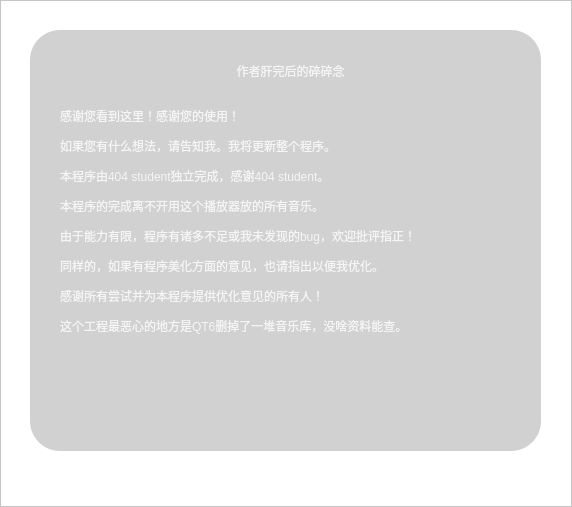
<?xml version="1.0" encoding="UTF-8"?>
<ui version="4.0">
 <class>cvideo</class>
 <widget class="QDialog" name="cvideo">
  <property name="geometry">
   <rect>
    <x>0</x>
    <y>0</y>
    <width>572</width>
    <height>507</height>
   </rect>
  </property>
  <property name="minimumSize">
   <size>
    <width>572</width>
    <height>507</height>
   </size>
  </property>
  <property name="maximumSize">
   <size>
    <width>572</width>
    <height>507</height>
   </size>
  </property>
  <property name="windowTitle">
   <string>Dialog</string>
  </property>
  <property name="styleSheet">
   <string notr="true">*{
	
	background-color: rgb(255, 255, 255);
}

QFrame#frame{
	border-image: url(:/res/goodBKG2.jpg);
}

#frame_2{
	border-radius: 30px;
	background-color: rgba(158, 158, 158, 120);
}

#frame_3{
	border-radius: 30px;
	background-color: rgba(158, 158, 158, 120);
}

#frame_4{
	border-radius: 30px;
	background-color: rgba(158, 158, 158, 120);
}

QLabel{
	background: transparent;
	color: rgba(255, 255, 255, 200);
	font: 12pt &quot;等线&quot;;
}

QLabel#label{
	font: 16pt &quot;等线&quot;;
}

QPushButton{
	border-radius: 10px;
	background-color: qlineargradient(spread:pad, x1:0, y1:0, x2:1, y2:0, stop:0 rgba(100, 197, 255, 255), stop:1 rgba(133, 71, 255, 255));
	
	font: 12pt &quot;等线&quot;;
}

QPushButton:hover{
	border-radius: 10px;
	background-color: qlineargradient(spread:pad, x1:0, y1:0, x2:1, y2:0, stop:0 rgba(0, 197, 255, 255), stop:1 rgba(133, 71, 255, 255));
	
	font: 12pt &quot;等线&quot;;
}

QPushButton:pressed{
	border-radius: 10px;
	background-color: qlineargradient(spread:pad, x1:0, y1:0, x2:1, y2:0, stop:0 rgba(100, 197, 255, 255), stop:1 rgba(133, 71, 255, 255));
	
	font: 12pt &quot;等线&quot;;
}</string>
  </property>
  <layout class="QGridLayout" name="gridLayout">
   <property name="leftMargin">
    <number>0</number>
   </property>
   <property name="topMargin">
    <number>0</number>
   </property>
   <property name="rightMargin">
    <number>0</number>
   </property>
   <property name="bottomMargin">
    <number>0</number>
   </property>
   <property name="spacing">
    <number>0</number>
   </property>
   <item row="0" column="0">
    <widget class="QFrame" name="frame">
     <property name="enabled">
      <bool>true</bool>
     </property>
     <property name="frameShape">
      <enum>QFrame::Shape::StyledPanel</enum>
     </property>
     <property name="frameShadow">
      <enum>QFrame::Shadow::Raised</enum>
     </property>
     <widget class="QFrame" name="frame_2">
      <property name="geometry">
       <rect>
        <x>30</x>
        <y>30</y>
        <width>511</width>
        <height>421</height>
       </rect>
      </property>
      <property name="frameShape">
       <enum>QFrame::Shape::StyledPanel</enum>
      </property>
      <property name="frameShadow">
       <enum>QFrame::Shadow::Raised</enum>
      </property>
      <widget class="QLabel" name="label">
       <property name="geometry">
        <rect>
         <x>90</x>
         <y>20</y>
         <width>341</width>
         <height>41</height>
        </rect>
       </property>
       <property name="text">
        <string>作者肝完后的碎碎念</string>
       </property>
       <property name="alignment">
        <set>Qt::AlignmentFlag::AlignCenter</set>
       </property>
      </widget>
      <widget class="QLabel" name="label_2">
       <property name="geometry">
        <rect>
         <x>30</x>
         <y>130</y>
         <width>461</width>
         <height>31</height>
        </rect>
       </property>
       <property name="text">
        <string>本程序由404 student独立完成，感谢404 student。</string>
       </property>
      </widget>
      <widget class="QLabel" name="label_3">
       <property name="geometry">
        <rect>
         <x>30</x>
         <y>160</y>
         <width>461</width>
         <height>31</height>
        </rect>
       </property>
       <property name="text">
        <string>本程序的完成离不开用这个播放器放的所有音乐。</string>
       </property>
      </widget>
      <widget class="QLabel" name="label_4">
       <property name="geometry">
        <rect>
         <x>30</x>
         <y>190</y>
         <width>461</width>
         <height>31</height>
        </rect>
       </property>
       <property name="text">
        <string>由于能力有限，程序有诸多不足或我未发现的bug，欢迎批评指正！</string>
       </property>
      </widget>
      <widget class="QLabel" name="label_5">
       <property name="geometry">
        <rect>
         <x>30</x>
         <y>220</y>
         <width>461</width>
         <height>31</height>
        </rect>
       </property>
       <property name="text">
        <string>同样的，如果有程序美化方面的意见，也请指出以便我优化。</string>
       </property>
      </widget>
      <widget class="QLabel" name="label_6">
       <property name="geometry">
        <rect>
         <x>30</x>
         <y>250</y>
         <width>461</width>
         <height>31</height>
        </rect>
       </property>
       <property name="text">
        <string>感谢所有尝试并为本程序提供优化意见的所有人！</string>
       </property>
      </widget>
      <widget class="QLabel" name="label_7">
       <property name="geometry">
        <rect>
         <x>30</x>
         <y>70</y>
         <width>461</width>
         <height>31</height>
        </rect>
       </property>
       <property name="text">
        <string>感谢您看到这里！感谢您的使用！</string>
       </property>
      </widget>
      <widget class="QLabel" name="label_15">
       <property name="geometry">
        <rect>
         <x>30</x>
         <y>100</y>
         <width>461</width>
         <height>31</height>
        </rect>
       </property>
       <property name="text">
        <string>如果您有什么想法，请告知我。我将更新整个程序。</string>
       </property>
      </widget>
      <widget class="QLabel" name="label_16">
       <property name="geometry">
        <rect>
         <x>30</x>
         <y>280</y>
         <width>461</width>
         <height>31</height>
        </rect>
       </property>
       <property name="text">
        <string>这个工程最恶心的地方是QT6删掉了一堆音乐库，没啥资料能查。</string>
       </property>
      </widget>
     </widget>
    </widget>
   </item>
  </layout>
 </widget>
 <resources/>
 <connections/>
</ui>
